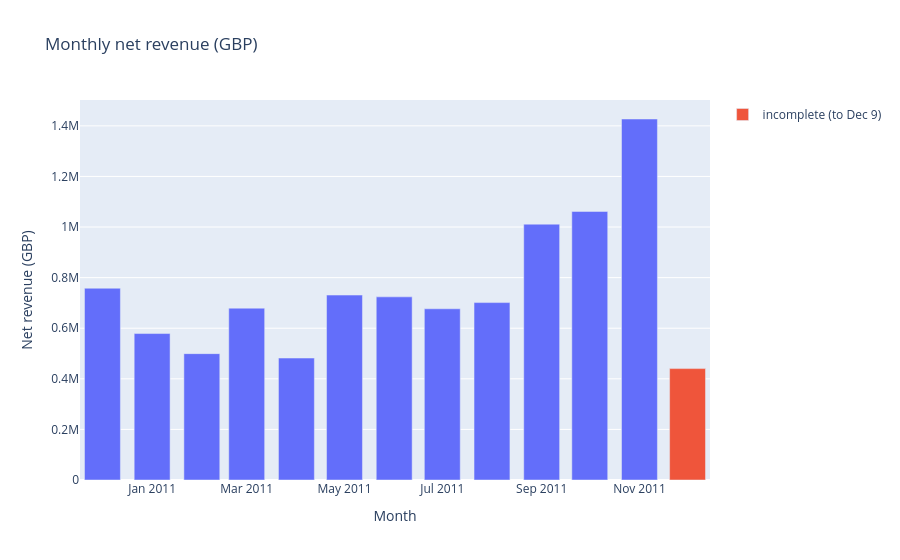
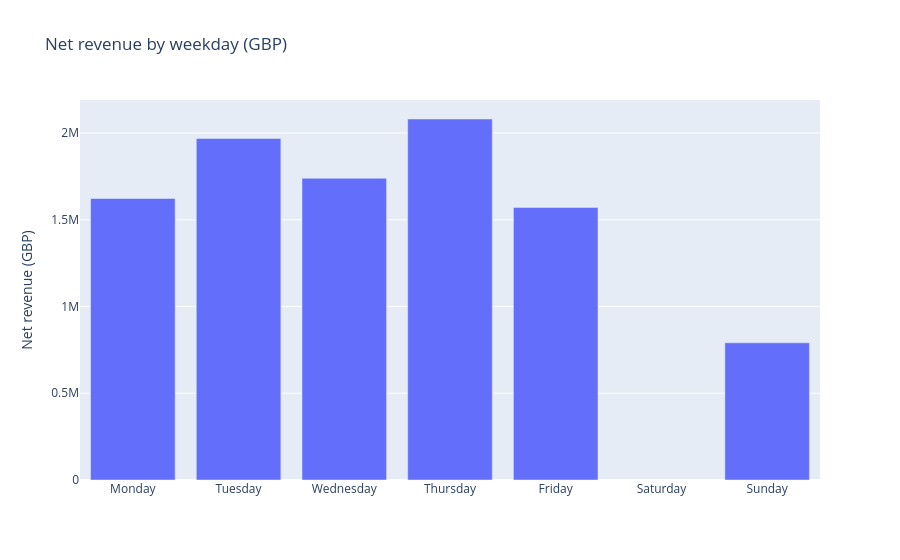
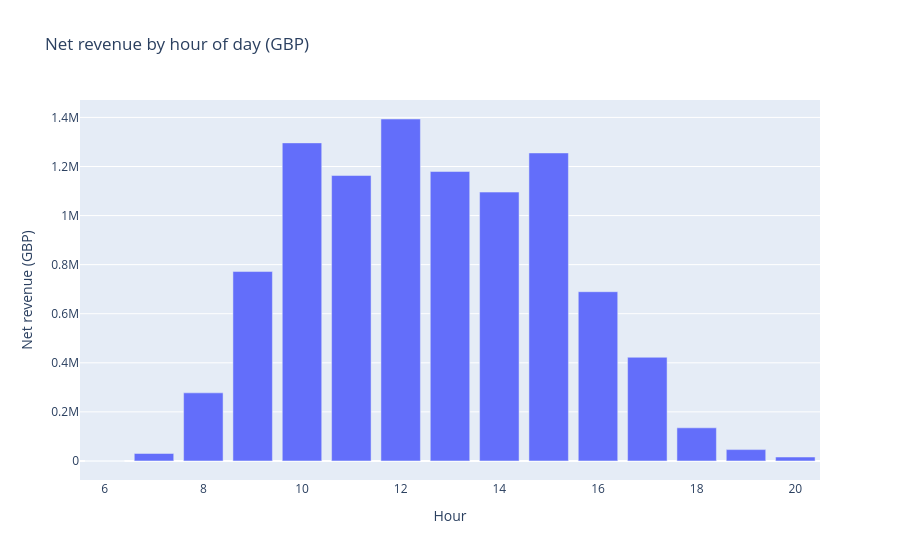

Notebook code for these charts, in order:
### Markdown cell above
### Insights 6.1 (products and customers)

1. **Top products by units and revenue differ.** Only 6 of the top 10 products by units are also in the top 10 by revenue. `REGENCY CAKESTAND 3 TIER` leads revenue (~174K GBP) while `POPCORN HOLDER` leads units (~57K), reflecting price differences.
2. **Two fully reversed orders (74,215 and 80,995 units) distorted the first rankings.** After isolating them (4.9), gross sales fell by ~246K GBP and the cancellation rate dropped from 4.6% to 2.3%; net revenue was unchanged.
3. **Customer revenue is concentrated at the top.** The top 10 customers account for 16.6% of registered-customer net revenue (4,361 customers). The top two (14646, 18102) exceed 255K GBP each; the third is ~190K.
4. **Order count and revenue identify different customers.** Only 3 customers appear in both top 10 lists. Customer 14911 places 198 orders for ~129K GBP, while 12415 generates ~124K GBP from only 20 orders (~6.2K GBP per order), a pattern consistent with bulk buying (not verifiable without customer type data).
5. **Several top customers are outside the UK** (Netherlands, EIRE, Australia), although the UK is 91.5% of rows.
6. **28 customers have no sales invoice in the period**, only cancellations, which may relate to purchases made before December 2010 (assumption).

All findings are descriptive; no causal claims are made.

### Code cell
sales_only = df[~df["IsCancellation"]]

# Monthly
monthly = df.groupby("YearMonth").agg(net_revenue=("TotalLineRevenue", "sum")).reset_index()
monthly["invoices"] = monthly["YearMonth"].map(
    sales_only.groupby("YearMonth")["InvoiceNo"].nunique()
)
monthly["note"] = np.where(monthly["YearMonth"] == "2011-12", "incomplete (to Dec 9)", "")

fig1 = px.bar(monthly, x="YearMonth", y="net_revenue", color="note",
              title="Monthly net revenue (GBP)",
              labels={"net_revenue": "Net revenue (GBP)", "YearMonth": "Month", "note": ""})
fig1.show()

# Weekday
order = ["Monday", "Tuesday", "Wednesday", "Thursday", "Friday", "Saturday", "Sunday"]
weekday = df.groupby("DayOfWeek").agg(net_revenue=("TotalLineRevenue", "sum")).reindex(order).reset_index()
weekday["invoices"] = weekday["DayOfWeek"].map(sales_only.groupby("DayOfWeek")["InvoiceNo"].nunique())

fig2 = px.bar(weekday, x="DayOfWeek", y="net_revenue",
              title="Net revenue by weekday (GBP)",
              labels={"net_revenue": "Net revenue (GBP)", "DayOfWeek": ""})
fig2.show()

# Hour
hourly = df.groupby("Hour").agg(net_revenue=("TotalLineRevenue", "sum")).reset_index()

fig3 = px.bar(hourly, x="Hour", y="net_revenue",
              title="Net revenue by hour of day (GBP)",
              labels={"net_revenue": "Net revenue (GBP)", "Hour": "Hour"})
fig3.show()

print("Best month:", monthly.loc[monthly["net_revenue"].idxmax(), ["YearMonth", "net_revenue"]].tolist())
print("Weekday with no sales:", weekday.loc[weekday["net_revenue"].isna(), "DayOfWeek"].tolist())
print("\nMonthly table:")
print(monthly.round(0).to_string(index=False))
print("\nWeekday table:")
print(weekday.round(0).to_string(index=False))

### Figure 1 — Plotly figure (JSON) as saved in the notebook; plotly's stock layout.template omitted (floating-point values rounded to 4 significant figures)
{"data": [{"hovertemplate": "=<br>Month=%{x}<br>Net revenue (GBP)=%{y}<extra></extra>", "legendgroup": "", "marker": {"color": "#636efa", "pattern": {"shape": ""}}, "name": "", "orientation": "v", "showlegend": false, "textposition": "auto", "type": "bar", "x": ["2010-12", "2011-01", "2011-02", "2011-03", "2011-04", "2011-05", "2011-06", "2011-07", "2011-08", "2011-09", "2011-10", "2011-11"], "xaxis": "x", "y": [758200.0, 578900.0, 499500.0, 679300.0, 482200.0, 731100.0, 724000.0, 676800.0, 701400.0, 1011000.0, 1062000.0, 1427000.0], "yaxis": "y"}, {"hovertemplate": "=incomplete (to Dec 9)<br>Month=%{x}<br>Net revenue (GBP)=%{y}<extra></extra>", "legendgroup": "incomplete (to Dec 9)", "marker": {"color": "#EF553B", "pattern": {"shape": ""}}, "name": "incomplete (to Dec 9)", "orientation": "v", "showlegend": true, "textposition": "auto", "type": "bar", "x": ["2011-12"], "xaxis": "x", "y": [440400.0], "yaxis": "y"}], "layout": {"barmode": "relative", "legend": {"title": {"text": ""}, "tracegroupgap": 0}, "title": {"text": "Monthly net revenue (GBP)"}, "xaxis": {"anchor": "y", "domain": [0, 1], "title": {"text": "Month"}}, "yaxis": {"anchor": "x", "domain": [0, 1], "title": {"text": "Net revenue (GBP)"}}}}

### Figure 2 — Plotly figure (JSON) as saved in the notebook; plotly's stock layout.template omitted (floating-point values rounded to 4 significant figures)
{"data": [{"hovertemplate": "=%{x}<br>Net revenue (GBP)=%{y}<extra></extra>", "legendgroup": "", "marker": {"color": "#636efa", "pattern": {"shape": ""}}, "name": "", "orientation": "v", "showlegend": false, "textposition": "auto", "type": "bar", "x": ["Monday", "Tuesday", "Wednesday", "Thursday", "Friday", "Saturday", "Sunday"], "xaxis": "x", "y": [1622000.0, 1968000.0, 1739000.0, 2081000.0, 1571000.0, NaN, 790800.0], "yaxis": "y"}], "layout": {"barmode": "relative", "legend": {"tracegroupgap": 0}, "title": {"text": "Net revenue by weekday (GBP)"}, "xaxis": {"anchor": "y", "domain": [0, 1], "title": {"text": ""}}, "yaxis": {"anchor": "x", "domain": [0, 1], "title": {"text": "Net revenue (GBP)"}}}}

### Figure 3 — Plotly figure (JSON) as saved in the notebook; plotly's stock layout.template omitted (floating-point values rounded to 4 significant figures)
{"data": [{"hovertemplate": "Hour=%{x}<br>Net revenue (GBP)=%{y}<extra></extra>", "legendgroup": "", "marker": {"color": "#636efa", "pattern": {"shape": ""}}, "name": "", "orientation": "v", "showlegend": false, "textposition": "auto", "type": "bar", "x": [6, 7, 8, 9, 10, 11, 12, 13, 14, 15, 16, 17, 18, 19, 20], "xaxis": "x", "y": [-281.4, 30420.0, 277500.0, 771800.0, 1296000.0, 1163000.0, 1394000.0, 1180000.0, 1096000.0, 1255000.0, 689700.0, 422400.0, 134900.0, 46170.0, 15920.0], "yaxis": "y"}], "layout": {"barmode": "relative", "legend": {"tracegroupgap": 0}, "title": {"text": "Net revenue by hour of day (GBP)"}, "xaxis": {"anchor": "y", "domain": [0, 1], "title": {"text": "Hour"}}, "yaxis": {"anchor": "x", "domain": [0, 1], "title": {"text": "Net revenue (GBP)"}}}}
